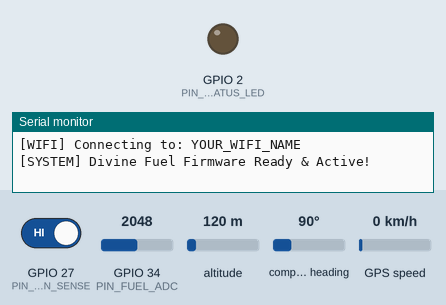
Recording of a sketch running on a simulated ESP32. Shown: output pins drawn as LEDs (lit = HIGH), the last lines printed to the serial monitor. Inputs (shaded band) come from the test bench; at power-on: GPIO 27 (PIN_IGNITION_SENSE) HIGH, GPIO 34 (PIN_FUEL_ADC) = 2048, altitude 120 m, compass heading 90°, GPS speed 0 km/h (analog values on the 0–4095 scale). WiFi joins after 1.5 s; servers stay silent unless stated; EEPROM starts erased; the GPS gets a fix after 3 s at 37.7749, -122.4194 with 8 satellites.

Above: at 3.5 s.
3.6 s: GPIO 27 (PIN_IGNITION_SENSE) driven LOW
At 9.5 s:
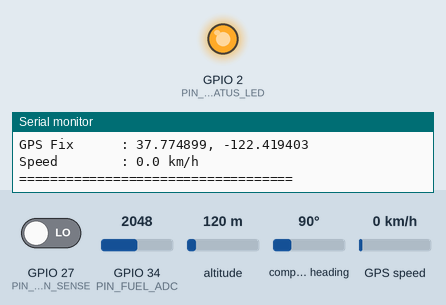
9.8 s: GPIO 34 (PIN_FUEL_ADC) set to 2866
15.8 s: GPIO 27 (PIN_IGNITION_SENSE) driven HIGH
Timing chart, 0 to 25.8 s (numbered marks = the images above; inputs shaded):
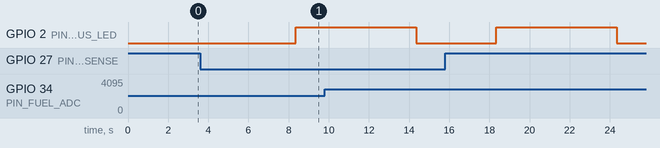

The sketch:

divine_fuel_esp32.ino
```cpp
/*
  =============================================================================
  DIVINE FUEL - PROFESSIONAL AUTOMOTIVE TELEMETRY & ANTI-THEFT FIRMWARE
  =============================================================================
  Target MCU  : ESP32-WROOM-32 / ESP32-WROOM-32U
  Features    :
    - 5-Point / 2-Point Non-Volatile Flash Calibration (NVS Preferences.h)
    - Exponential Moving Average (EMA) Fuel Slosh Filtering for High Precision
    - Rapid Siphon & Fuel Theft Detection (Ignition OFF + Volume Drop)
    - Anti-Tamper Security Wire Loop Monitoring
    - NEO-6M GPS Tracking with Dynamic Google Maps URL Generation
    - Full Synchronization with Divine Fuel PWA (Datastreams V0 - V9)

  Blynk Template ID   : TMPL3V68moLoN
  Blynk Template Name : Divine Fuel
  Blynk Auth Token    : 6SR0JUj39EfvIM0Ke-VtPwGR-tUvh43e
  =============================================================================
*/

#define BLYNK_TEMPLATE_ID   "TMPL3V68moLoN"
#define BLYNK_TEMPLATE_NAME "Divine Fuel"
#define BLYNK_AUTH_TOKEN    "6SR0JUj39EfvIM0Ke-VtPwGR-tUvh43e"

#define BLYNK_PRINT Serial

#include <WiFi.h>
#include <WiFiClient.h>
#include <BlynkSimpleEsp32.h>
#include <HardwareSerial.h>
#include <TinyGPSPlus.h>
#include <Preferences.h>

// ======================== HARDWARE GPIO ASSIGNMENTS =========================

#define PIN_FUEL_ADC        34   // ADC1_CH6 - Tank resistance sensor (pull-up circuit)
#define PIN_IGNITION_SENSE  27   // 12V Key Switch Ignition Sense (via optocoupler/divider)
#define PIN_TAMPER_LOOP     26   // Anti-tamper loop to GND (INPUT_PULLUP: LOW = Normal, HIGH = Wire Cut)
#define PIN_STATUS_LED       2   // Onboard ESP32 Heartbeat Diagnostic LED

#define GPS_RX_PIN          16   // Connect to NEO-6M TX
#define GPS_TX_PIN          17   // Connect to NEO-6M RX

// ======================== VEHICLE & SECURITY CONSTANTS ======================

const float TANK_CAPACITY_LITRES  = 45.0;  // Maruti Suzuki Ertiga 45L Tank Capacity
const float THEFT_DROP_THRESH_PCT = 5.0;   // Trigger alarm if fuel drops >= 5.0% in 5 min while parked (~2.25L)

// Physical Tamper Loop Switch:
// Keep false when testing on desk/bench without a wire from GPIO 26 to GND.
// Set to true once a physical anti-tamper wire loop to GND is installed on the vehicle.
const bool ENABLE_TAMPER_LOOP     = false;

// Default Voltage Calibration (Inversely proportional to fuel level)
const float DEFAULT_V_FULL  = 0.30; // Volts when tank is 100% FULL
const float DEFAULT_V_EMPTY = 1.75; // Volts when tank is 0% EMPTY

// ======================== GLOBAL OBJECTS & STATE ============================

TinyGPSPlus gps;
HardwareSerial GPS_Serial(2);
BlynkTimer timer;
Preferences prefs;

// Calibration stored in Flash NVS
float calVFull  = DEFAULT_V_FULL;
float calVEmpty = DEFAULT_V_EMPTY;

// Filtered Telemetry Variables
float filteredVoltageMv = 0.0;
bool isFilterInitialized = false;

float fuelLevelPercent = 0.0;
float fuelLevelLitres  = 0.0;

int ignitionStatus     = 0;
int lastIgnitionState  = -1;
float lastFuelWhenOff  = 0.0;
float fuelDifference   = 0.0;

int tamperStatus       = 0;
bool isTheftAlarm      = false;
String theftAlertMsg   = "SYSTEM NORMAL";

float latitude         = 0.0;
float longitude        = 0.0;
float speedKmh         = 0.0;
bool gpsValid          = false;

int heartbeatCounter   = 0;

// Wi-Fi Credentials (Replace with your hotspot or truck router)
char ssid[] = "YOUR_WIFI_NAME";
char pass[] = "YOUR_WIFI_PASSWORD";

// ======================== NVS FLASH STORAGE =================================

void loadCalibrationFromNVS() {
  prefs.begin("divine_fuel", false);
  calVFull  = prefs.getFloat("v_full", DEFAULT_V_FULL);
  calVEmpty = prefs.getFloat("v_empty", DEFAULT_V_EMPTY);
  lastFuelWhenOff = prefs.getFloat("last_off_fuel", 0.0);
  prefs.end();

  Serial.println(F("[NVS] Loaded Calibration Profiles:"));
  Serial.print(F("      V_FULL  : ")); Serial.print(calVFull, 3); Serial.println(F(" V"));
  Serial.print(F("      V_EMPTY : ")); Serial.print(calVEmpty, 3); Serial.println(F(" V"));
}

void saveLastFuelWhenOff(float val) {
  prefs.begin("divine_fuel", false);
  prefs.putFloat("last_off_fuel", val);
  prefs.end();
}

// ======================== PRECISION FUEL SENSING ============================

void readFilteredFuel() {
  uint32_t rawMvTotal = 0;
  const int SAMPLES = 25;

  for (int i = 0; i < SAMPLES; i++) {
    rawMvTotal += analogReadMilliVolts(PIN_FUEL_ADC);
    delayMicroseconds(800);
  }

  float instantMv = (float)rawMvTotal / (float)SAMPLES;

  if (!isFilterInitialized) {
    filteredVoltageMv = instantMv;
    isFilterInitialized = true;
  } else {
    // EMA smoothing: alpha = 0.08 provides rock-solid anti-slosh damping
    const float alpha = 0.08;
    filteredVoltageMv = (alpha * instantMv) + ((1.0 - alpha) * filteredVoltageMv);
  }

  float voltageVolts = filteredVoltageMv / 1000.0;

  // Inversely proportional voltage conversion
  float pct = ((calVEmpty - voltageVolts) / (calVEmpty - calVFull)) * 100.0;
  fuelLevelPercent = constrain(pct, 0.0, 100.0);
  fuelLevelLitres  = (fuelLevelPercent / 100.0) * TANK_CAPACITY_LITRES;
}

// ======================== IGNITION & TAMPER SENSING =========================

void readIgnitionAndTamper() {
  ignitionStatus = (digitalRead(PIN_IGNITION_SENSE) == HIGH) ? 1 : 0;

  if (ENABLE_TAMPER_LOOP) {
    // GPIO 26 has INPUT_PULLUP. Normal: tied to GND (LOW). Cut/severed: floats HIGH (1).
    tamperStatus = (digitalRead(PIN_TAMPER_LOOP) == HIGH) ? 1 : 0;
  } else {
    tamperStatus = 0;
  }

  // Detect Key OFF Transition (Driver turns engine off and parks)
  if (lastIgnitionState == 1 && ignitionStatus == 0) {
    lastFuelWhenOff = fuelLevelPercent;
    fuelDifference  = 0.0;
    saveLastFuelWhenOff(lastFuelWhenOff);
    Serial.print(F("[SECURITY] Engine switched OFF. Benchmark fuel locked: "));
    Serial.print(lastFuelWhenOff, 1);
    Serial.println(F("%"));
  }
  // Initialize baseline immediately on boot if vehicle is already parked
  else if (lastIgnitionState == -1 && ignitionStatus == 0 && lastFuelWhenOff <= 0.0 && fuelLevelPercent > 0.0) {
    lastFuelWhenOff = fuelLevelPercent;
    saveLastFuelWhenOff(lastFuelWhenOff);
    Serial.print(F("[SECURITY] Parked on boot. Benchmark baseline fuel locked: "));
    Serial.print(lastFuelWhenOff, 1);
    Serial.println(F("%"));
  }

  lastIgnitionState = ignitionStatus;
}

// ======================== THEFT & SIPHON ALGORITHM ==========================

void evaluateTheftSecurity() {
  isTheftAlarm = false;

  // 1. TAMPER LOOP SECURITY CHECK (If physical tamper loop enabled)
  if (ENABLE_TAMPER_LOOP && tamperStatus == 1) {
    isTheftAlarm = true;
    theftAlertMsg = "🚨 CRITICAL: TAMPER WIRE SEVERED!";
  }
  // 2. RAPID SIPHON THEFT CHECK (Ignition is OFF, fuel drops >= 5.0% in 5 min)
  else if (ignitionStatus == 0 && lastFuelWhenOff > 0.0) {
    fuelDifference = lastFuelWhenOff - fuelLevelPercent;

    if (fuelDifference >= THEFT_DROP_THRESH_PCT) {
      isTheftAlarm = true;
      float litresLost = (fuelDifference / 100.0) * TANK_CAPACITY_LITRES;
      theftAlertMsg = "🚨 THEFT: 5% DROP DETECTED (-" + String(fuelDifference, 1) + "% / -" + String(litresLost, 1) + "L)!";
    } else {
      theftAlertMsg = "SYSTEM NORMAL";
    }
  } else {
    theftAlertMsg = "SYSTEM NORMAL";
    fuelDifference = 0.0;
  }
}

// ======================== GPS SATELLITE TELEMETRY ===========================

void readGPS() {
  while (GPS_Serial.available() > 0) {
    gps.encode(GPS_Serial.read());
  }

  if (gps.location.isValid() && gps.location.age() < 5000) {
    latitude  = gps.location.lat();
    longitude = gps.location.lng();
    speedKmh  = gps.speed.kmph();
    gpsValid  = true;
  } else if (gps.location.age() > 10000) {
    gpsValid = false;
  }
}

// ======================== BLYNK CLOUD TELEMETRY DISPATCH ====================

void sendTelemetryToBlynk() {
  readFilteredFuel();
  readIgnitionAndTamper();
  evaluateTheftSecurity();

  // Heartbeat pulse LED
  heartbeatCounter = (heartbeatCounter + 50) % 255;
  digitalWrite(PIN_STATUS_LED, (heartbeatCounter > 128) ? HIGH : LOW);

  if (Blynk.connected()) {
    // V0: Fuel Level Percentage (0 - 100)
    Blynk.virtualWrite(V0, round(fuelLevelPercent));

    // V1: Live Hardware LED Heartbeat (0 - 255)
    Blynk.virtualWrite(V1, heartbeatCounter);

    // V2: Security Alert Message (Triggers push alerts & loud phone siren in PWA)
    Blynk.virtualWrite(V2, theftAlertMsg);

    // V6: Ignition Key Status (0 = OFF, 1 = ON)
    Blynk.virtualWrite(V6, ignitionStatus);

    // V7: Benchmark Fuel When Engine Switched Off (Percentage)
    Blynk.virtualWrite(V7, lastFuelWhenOff);

    // V8: Fuel Difference Lost While Parked (Percentage)
    Blynk.virtualWrite(V8, fuelDifference);

    // V9: Security Tamper Circuit Status (0 = SECURE, 1 = TAMPERED)
    Blynk.virtualWrite(V9, tamperStatus);

    // V3, V4, V5: GPS Latitude, Longitude, and Google Maps Navigation Link
    if (gpsValid) {
      Blynk.virtualWrite(V3, latitude);
      Blynk.virtualWrite(V4, longitude);

      String mapsURL = "https://www.google.com/maps?q=" +
                       String(latitude, 6) + "," +
                       String(longitude, 6);
      Blynk.virtualWrite(V5, mapsURL);
    }
  }

  // Serial Diagnostic Console Output
  Serial.println(F("====== DIVINE FUEL TELEMETRY ======"));
  Serial.print(F("Fuel Voltage : ")); Serial.print(filteredVoltageMv / 1000.0, 3); Serial.println(F(" V"));
  Serial.print(F("Fuel Level   : ")); Serial.print(fuelLevelPercent, 1); Serial.print(F("% (")); Serial.print(fuelLevelLitres, 1); Serial.println(F(" L)"));
  Serial.print(F("Ignition     : ")); Serial.println(ignitionStatus ? F("ON (Driving)") : F("OFF (Parked)"));
  Serial.print(F("Tamper Wire  : ")); Serial.println(tamperStatus ? F("TRIPPED / CUT!") : F("SECURE"));
  Serial.print(F("Parked Loss  : ")); Serial.print(fuelDifference, 1); Serial.println(F("%"));
  Serial.print(F("Alarm State  : ")); Serial.println(theftAlertMsg);

  if (gpsValid) {
    Serial.print(F("GPS Fix      : ")); Serial.print(latitude, 6); Serial.print(F(", ")); Serial.println(longitude, 6);
    Serial.print(F("Speed        : ")); Serial.print(speedKmh, 1); Serial.println(F(" km/h"));
  } else {
    Serial.println(F("GPS Fix      : ACQUIRING SATELLITES..."));
  }
  Serial.println(F("==================================="));
}

// ======================== SETUP =============================================

void setup() {
  Serial.begin(115200);
  delay(500);

  Serial.println();
  Serial.println(F("**********************************************"));
  Serial.println(F("*      DIVINE FUEL - AUTOMOTIVE ESP32 CORE    *"));
  Serial.println(F("**********************************************"));

  // 1. Configure Hardware GPIOs
  pinMode(PIN_IGNITION_SENSE, INPUT);
  pinMode(PIN_TAMPER_LOOP, INPUT_PULLUP);
  pinMode(PIN_STATUS_LED, OUTPUT);
  digitalWrite(PIN_STATUS_LED, LOW);

  // 2. High-Resolution ADC with 11dB Attenuation (0 - 3.3V range)
  analogReadResolution(12);
  analogSetPinAttenuation(PIN_FUEL_ADC, ADC_11db);

  // 3. Load NVS Persistent Calibration Profile
  loadCalibrationFromNVS();

  // 4. Initialize Hardware GPS Serial
  GPS_Serial.begin(9600, SERIAL_8N1, GPS_RX_PIN, GPS_TX_PIN);
  Serial.println(F("[GPS] NEO-6M Serial Initialized on GPIO 16 (RX) / 17 (TX)"));

  // 5. Connect to Wi-Fi & Blynk Cloud
  Serial.print(F("[WIFI] Connecting to: ")); Serial.println(ssid);
  Blynk.begin(BLYNK_AUTH_TOKEN, ssid, pass);

  // 6. Schedule Telemetry Dispatch every 2000ms
  timer.setInterval(2000L, sendTelemetryToBlynk);

  Serial.println(F("[SYSTEM] Divine Fuel Firmware Ready & Active!"));
}

// ======================== MAIN LOOP =========================================

void loop() {
  Blynk.run();
  timer.run();
  readGPS();
}
```
